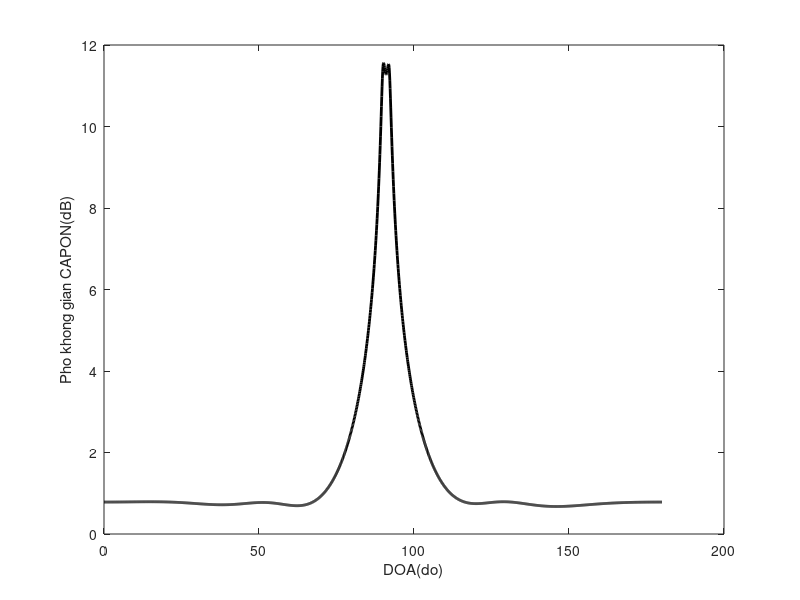

Reproduce this figure in MATLAB.
clear all 
%close all 
clc 

%THAM SO HE ANTEN UCA
%Buoc song cua tin hieu(m)
lamda=0.328;

%So phan tu cua mang anten
M=6;                 

%Khoang cach giua cap anten lien tiep so voi buoc song
d=0.5*lamda;

%GAIN
gain=0;

%THAM SO NGUON TIN HIEU DEN
%So nguon tin hieu 
D=2;

%GOC TOI CUA CAC NGUON TIN HIEU
angles=[90 92]*(pi/180);   

%SNR cua cac nguon tin hieu (dB)-ung voi moi kenh I va Q
SNRdB=15;
SNRdBs=SNRdB*[1 1];

%THAM SO CHUNG
%He so song
k=2*pi/lamda;         

%So mau tin hieu thu
Nb=1000; 


%Tao ma tran vecto dau vao tin hieu ban dau S[D,Nb] va ma tran vecto lai A_tmp(D,M)
for i=1:D 
    S(i,:)=(20^(SNRdBs(i)/10))*1*(randn(1,Nb)+j*randn(1,Nb));
    A_tmp(i,:)=10^(gain/10)*exp(j*k*(0:M-1)*d*(cos(angles(i)))); 
end

%Tao ma tran nhieu N[M,Nb] bien do moi kenh bang 1.
N=1*(randn(M,Nb)+j*randn(M,Nb));

%Tao ma tran du lieu thu duoc boi mang anten U[M,Nb]
A=A_tmp.';
U=A*S+N;

%AP DUNG THUAT TOAN MUSIC DE TIM DOA

%Tinh covarian cua tin hieu vao
Ruu=U*U'/Nb;

%Pho khong gian cua tin hieu
i=0; 
for theta=0:.1:180
    i=i+1; 
    A0_tmp=10^(gain/10)*exp(j*k*(0:M-1)*d*(cos(theta*pi/180))); 
    A0=A0_tmp.';
    %P(i)=10*log((A0'*A0)/(A0'*eigVectorNoise*eigVectorNoise'*A0))/10;
    %P(i)=10*log((A0'*A0)/(A0'*Ruu^(-1)*A0))/10;
    %P(i)=1/(A0'*Ruu^(-1)*A0);
    P(i)=10*log((A0'*A0)/(A0'*Ruu^(-1)*A0))/10;
    %P(i)=10*log(1/(A0'*Ruu^(-1)*A0))/10;
end

%Bieu dien
theta=0:.1:180;
plot(theta,real(P),'k','linewidth',2); 
xlabel('DOA(do)');
ylabel('Pho khong gian CAPON(dB)'); 
hold on;
%Ghi chu:
%Gia thiet:
%-Tin hieu gom I va Q ??u co phan bo Gaussian trang -> s=I+jQ va I va Q deu
%dung ham randn -normal distribution co var=1.
%-Nhieu la AWGN va tac dong len ca hai kenh I va Q nen n=nI+jnQ va cung
%dung ham randn.
%SNR ung voi moi kenh I va Q cua tin hieu.